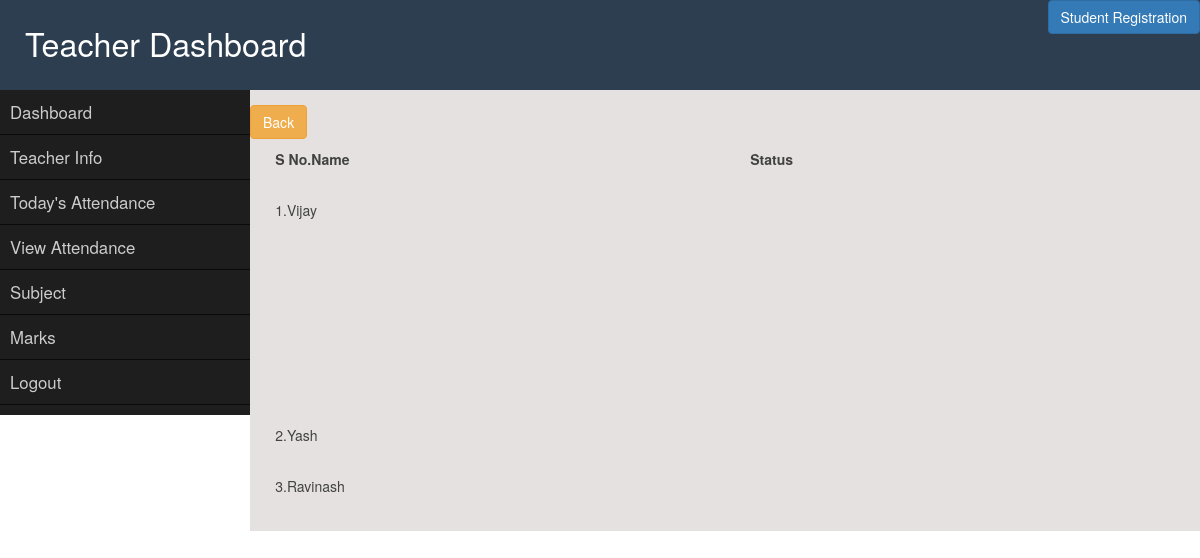
The app's page /day_attendance/2019-02-08/ (signed in), older data.
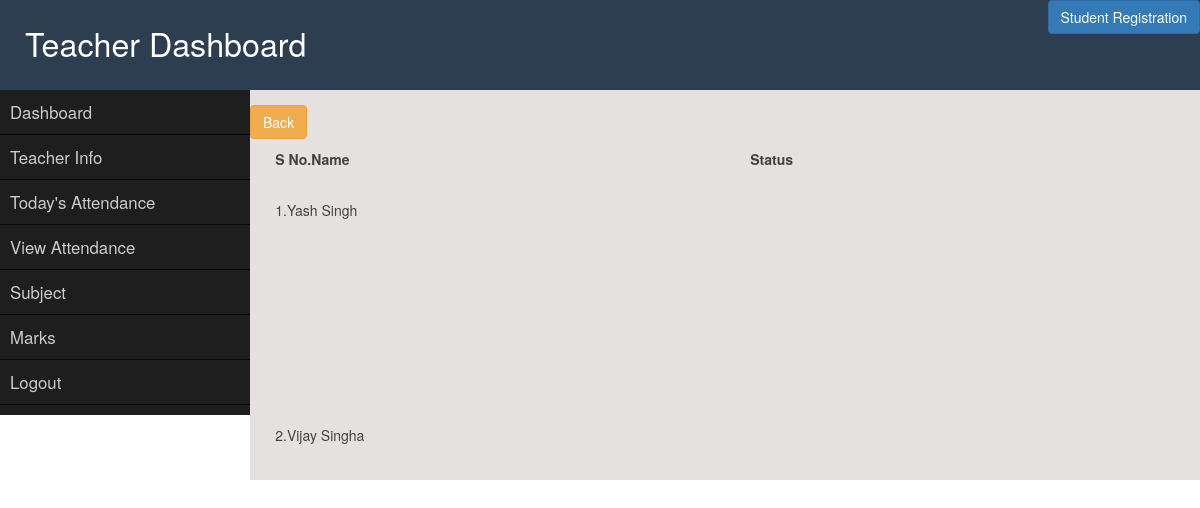
The same page, newer data.
### school/models.py (models this page shows, shortened)
class Student(models.Model):
    roll_no = models.CharField(max_length=20, primary_key=True)
    name = models.CharField(max_length=200)
    student_email = models.EmailField(max_length = 100)
    password = models.CharField(max_length = 200)
    gender = models.CharField(max_length=1)
    parent_name = models.CharField(max_length=201)
    address = models.TextField(max_length=400)
    phone_no = models.CharField(max_length = 10, unique=True)
    department = models.CharField(max_length=30)
    course = models.ForeignKey(Course, on_delete=models.CASCADE, default=0)

### school/views.py (the view)
# urls.py: url(r'^day_attendance/(?P<attendance_date>.*)/$', views.day_attendance, name="day_attendance"),
def day_attendance(request, attendance_date):
    if 'teacher' in request.session:
        teacher_data = Teacher.objects.get(pk = request.session['teacher'])
        course_data = Course.objects.get(course_name=teacher_data.course)
        attendance_data = Attendance.objects.filter(teacher = teacher_data.pk, attendance_date = attendance_date )
        content = {  'teacher_data': teacher_data, 'attendance_data' : attendance_data, 'course_data': course_data }
        return render(request, 'school/day_attendance.html', content)
    return render(request, 'school/day_attendance.html', content)

### school/models.py (called while the page is built)
    def __str__(self):
        return self.course_name

### templates/school/day_attendance.html (shortened to what this page needs)
{%  extends "school/dashboard.html" %}
{% block dashboard %}
<a class="row mar-l-15 row mar-b-20 btn btn-warning" href="{% url 'school:view_attendance' %}">Back</a>
{% if  'teacher' in request.session %}
	<div class="row mar-l-15">
        <div class="col-md-6">
            <p><b><span class="mar-r-15">S No.</span>Name</b></p>
        </div>
        <div class="col-md-6">
            <p><b>Status</b></p>
        </div>
        {% for student in course_data.student_set.all %}
        <div class="col-md-6">
            <p><span class="mar-r-15">{{ forloop.counter }}.</span>{{ student.name }}</p>
        </div>
        <div class="clearfix"></div>
        {% endfor %}
    </div>
{% else %}
<p>You are not authorised to access the page.</p>
{% endif %}
{% endblock %}

Row changes from the older to the newer data that the page shows:
no longer on this page (row edited): Student: name "Ravinash"
changed Student: name "Vijay" → "Yash Singh"
changed Student: name "Yash" → "Vijay Singha"
